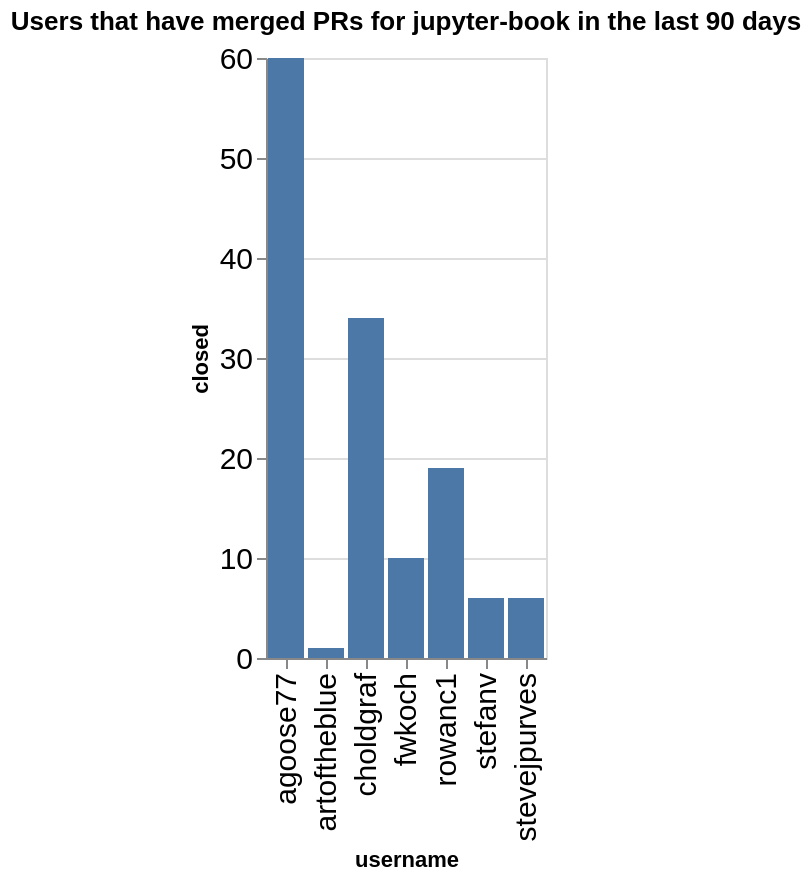

The code cell stored with this chart in its notebook:
### Code cell
charts = []
title = f"Users that have merged PRs for {github_org} in the last {n_days} days"
ch = alt.Chart(data=closed_by_repo.replace(np.nan, 0), title=title).mark_bar().encode(
    x='username',
    y='closed',
)
ch

### Figure 1 — Vega-Lite specification as saved in the notebook (floating-point values rounded to 4 significant figures)
{"config": {"axisLeft": {"labelFontSize": 15}, "axisBottom": {"labelFontSize": 15}}, "data": {"name": "data-4cdf7ae756554832db5dc02715042635"}, "mark": {"type": "bar"}, "encoding": {"x": {"field": "username", "type": "nominal"}, "y": {"field": "closed", "type": "quantitative"}}, "title": "Users that have merged PRs for jupyter-book in the last 90 days", "$schema": "https://vega.github.io/schema/vega-lite/v5.20.1.json", "datasets": {"data-4cdf7ae756554832db5dc02715042635": [{"name": "blog", "username": "agoose77", "closed": 4}, {"name": "example-landing-pages", "username": "agoose77", "closed": 1}, {"name": "example-landing-pages", "username": "choldgraf", "closed": 1}, {"name": "example-outputs", "username": "stevejpurves", "closed": 3}, {"name": "jupyter-book", "username": "choldgraf", "closed": 2}, {"name": "myst-spec", "username": "choldgraf", "closed": 1}, {"name": "myst-theme", "username": "agoose77", "closed": 15}, {"name": "myst-theme", "username": "choldgraf", "closed": 5}, {"name": "myst-theme", "username": "fwkoch", "closed": 2}, {"name": "myst-theme", "username": "rowanc1", "closed": 3}, {"name": "myst-theme", "username": "stefanv", "closed": 2}, {"name": "myst-theme", "username": "stevejpurves", "closed": 2}, {"name": "mystmd", "username": "agoose77", "closed": 34}, {"name": "mystmd", "username": "artoftheblue", "closed": 1}, {"name": "mystmd", "username": "choldgraf", "closed": 17}, {"name": "mystmd", "username": "fwkoch", "closed": 8}, {"name": "mystmd", "username": "rowanc1", "closed": 15}, {"name": "mystmd", "username": "stefanv", "closed": 4}, {"name": "mystmd", "username": "stevejpurves", "closed": 1}, {"name": "mystmd.org", "username": "agoose77", "closed": 3}, {"name": "mystmd.org", "username": "choldgraf", "closed": 2}, {"name": "mystmd.org", "username": "rowanc1", "closed": 1}, {"name": "team-compass", "username": "agoose77", "closed": 3}, {"name": "team-compass", "username": "choldgraf", "closed": 5}, {"name": "thebe", "username": "choldgraf", "closed": 1}]}}
